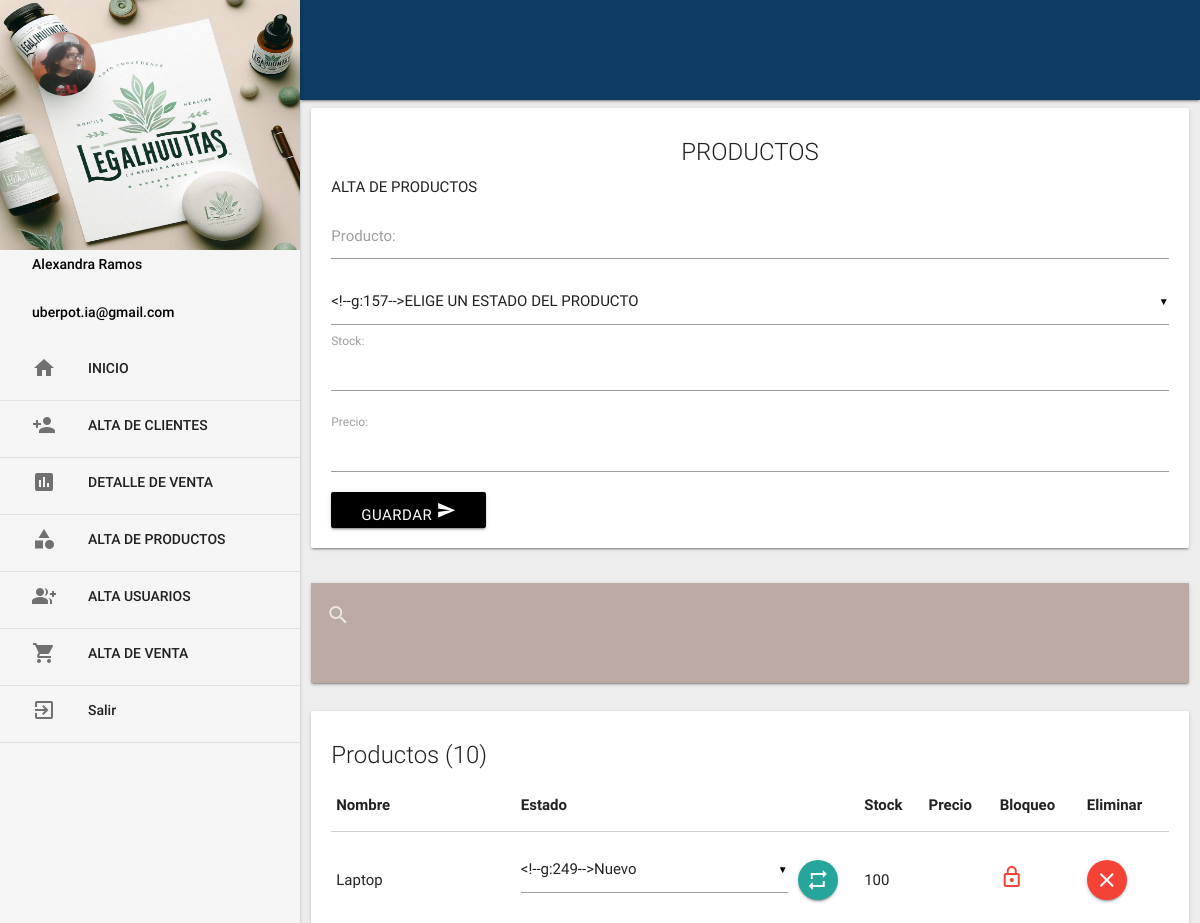
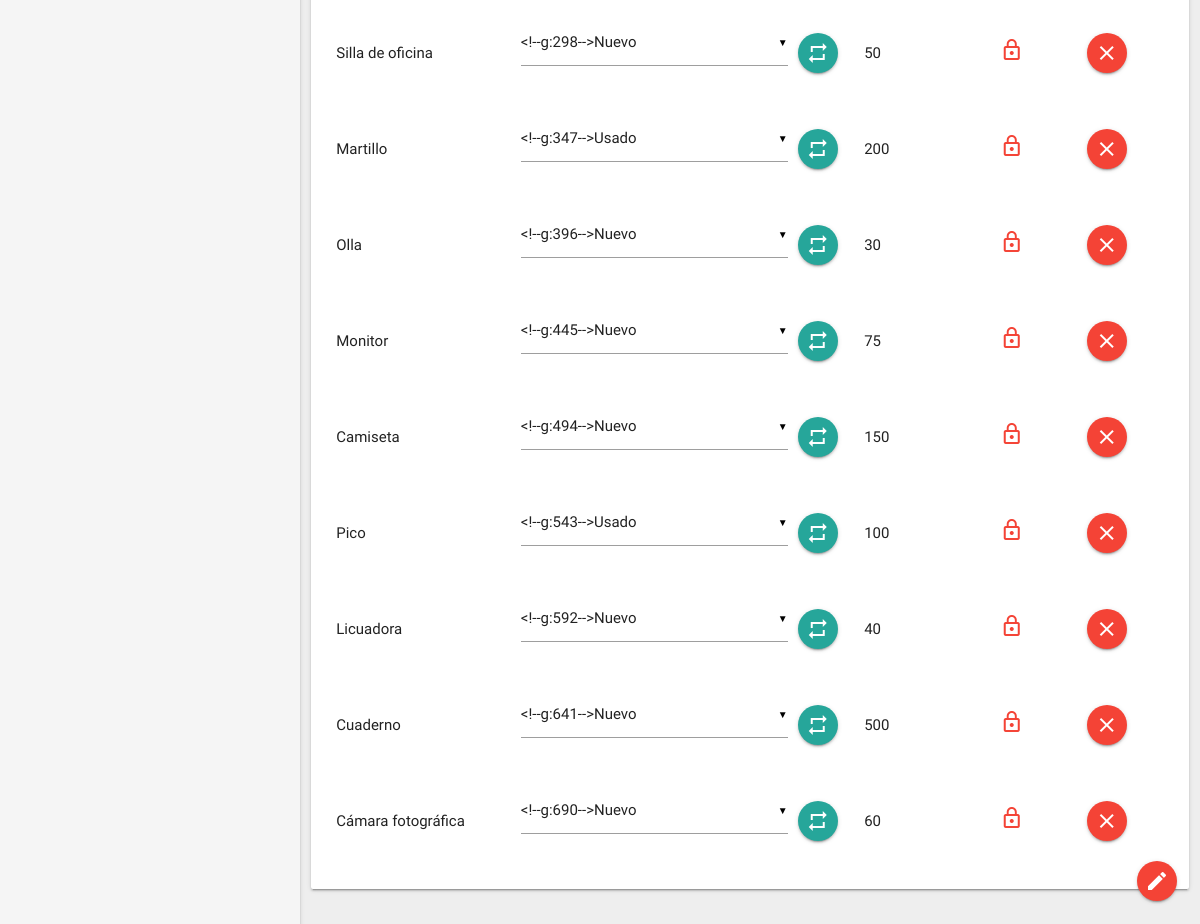
The app's page /productos/index.php with its own data (2 pictures, top to bottom).
### tables this page shows
CREATE TABLE IF NOT EXISTS `Productos` (
  `idProductos` INT NOT NULL AUTO_INCREMENT,
  `Nombre` VARCHAR(100) NOT NULL,
  `Estado` VARCHAR(45) NOT NULL,
  `Stock` INT NOT NULL,
  PRIMARY KEY (`idProductos`));

### productos/index.php (the view, shortened to what this page needs)
<?php include "../extend/header.php"; ?>
<div class="row">
  <div class="col s12">
  <div class="card">
      <div class="card-content">
         <center><span class="card-title">PRODUCTOS</span></center>
         <p>ALTA DE PRODUCTOS</p>
         <form class="form" action="ins_productos.php" method="post" enctype="multipart/form-data" autocomplete="off">
         <div class="input-field">
          <input type="text" name="producto" required autofocus title="DEBE DE CONTENER ENTRE 1 Y 15 CARACTERES, SOLO LETRAS" pattern="[A-Za-z]{1,15}" id="producto" onblur="may(this.value, this.id)">
          <label for="producto">Producto:</label>
        </div>
          <div class="input-field">
            <input type="text" name="stock" required autofocus title="DEBE DE CONTENER SOLO NÚMEROS" pattern="[0-9]+" id="stock" onblur="may(this.value, this.id)">
            <label for="stock">Stock:</label>
          </div>
          <div class="input-field">
            <input type="text" name="precio" required autofocus title="DEBE DE CONTENER SOLO NÚMEROS Y PUNTO DECIMAL" pattern="^\d+(\.\d{1,2})?$" id="precio" onblur="may(this.value, this.id)">
            <label for="precio">Precio:</label>
          </div>
<button type="submit" class="btn black" id="btn_guardar">Guardar <i class="material-icons" >send</i></button>
        </form>
      </div>
    </div>
  </div>
</div>
<div class="row">
  <div class="col s12">
    <nav class="brown lighten-3" >
      <div class="nav-wrapper">
        <div class="input-field">
          <input type="search"   id="buscar" autocomplete="off"  >
          <label for="buscar"><i class="material-icons" >search</i></label>
          <i class="material-icons" >close</i>
        </div>
      </div>
    </nav>
  </div>
</div>
<?php $sel = $con->query("SELECT * FROM productos ");
$row = mysqli_num_rows($sel);
 ?>
<div class="row">
  <div class="col s12">
    <div class="card">
      <div class="card-content">
        <span class="card-title">Productos (<?php echo $row ?>) </span>
        <table>
          <thead>
            <th>Nombre</th>
            <th>Estado</th>
            <th></th>
            <th>Stock</th>
            <th>Precio</th>
            <th>Bloqueo</th>
            <th>Eliminar</th>
          </thead>
          <?php while($f = $sel->fetch_assoc()){ ?>
            <tr>
              <td><?php echo $f['Nombre'] ?></td>
              <td>
                  <form  action="up_estado.php" method="post">
              </td>
              <td>
                <button type="submit" class="btn-floating" ><i class="material-icons">repeat</i></button>
              </td>
              <td><?php echo $f['Stock'] ?></td>
              <td><?php echo $f['precio'] ?></td>
              <td>
                <?php if ($f['Bloqueo']==1): ?>
                  <a href="bloqueo_manual.php?prod=<?php echo $f['idProductos'] ?>&bl=<?php echo $f['Bloqueo'] ?>"><i class="material-icons green-text">lock_open</i></a>
                  <?php else: ?>
                    <a href="bloqueo_manual.php?prod=<?php echo $f['idProductos'] ?>&bl=<?php echo $f['Bloqueo'] ?>"><i class="material-icons red-text">lock_outline</i></a>
                <?php endif; ?>
              </td>
              <td>
                <a href="#" class="btn-floating red" onclick="Swal.fire({
                  title: '¿Está seguro que desea eliminar al producto?',
                  text: '¡Al eliminarlo no podrá recuperarlo!',
                  icon: 'warning',
                  showCancelButton: true,
                  confirmButtonColor: '#3085d6',
                  cancelButtonColor: '#d33',
                  confirmButtonText: 'Sí, eliminarlo!',
                  cancelButtonText: 'Cancelar'
                }).then(function(result) {
                  if (result.isConfirmed) {  // Solo redirige si se confirma
                    location.href = 'eliminar_producto.php?id=<?php echo $f['idProductos'] ?>';
                  } else {
                    // Si se cancela, no hace nada (solo cierra el modal)
                    return false;
                  }
                })">
                  <i class="material-icons">clear</i>
                </a>
              </td>
            </tr>
            <?php } ?>
        </table>
      </div>
    </div>
  </div>
</div>
<?php include "../extend/scripts.php"; ?>
<div class="fixed-action-btn vertical click-to-toggle " >
  <a  class="btn-floating red">
    <i class="material-icons" >mode_edit</i>
  </a>
  <ul>
    <li><a href="inicio.html" class="btn-floating yellow"><i class="material-icons">add</i></a></li>
    <li><a href="carrito.html" class="btn-floating orange"><i class="material-icons">replay</i></a></li>
    <li><a href="compartido.html" class="btn-floating purple"><i class="material-icons">repeat</i></a></li>
    <li><a href="index.html" class="btn-floating pink"><i class="material-icons">send</i></a></li>
  </ul>
</div>
</body>
</html>

### css/estilo.css (style rules this page uses)
nav { border: 5px solid #bdbdbd grey lighten-1; background: #0d3b61; height: 100px; }

### records on screen
productos: Nombre "Laptop", Stock "100"
productos: Nombre "Silla de oficina", Stock "50"
productos: Nombre "Martillo", Stock "200"
productos: Nombre "Olla", Stock "30"
productos: Nombre "Monitor", Stock "75"
productos: Nombre "Camiseta", Stock "150"
productos: Nombre "Pico", Stock "100"
productos: Nombre "Licuadora", Stock "40"
productos: Nombre "Cuaderno", Stock "500"
productos: Nombre "Cámara fotográfica", Stock "60"

### other values on screen
$row "10"
